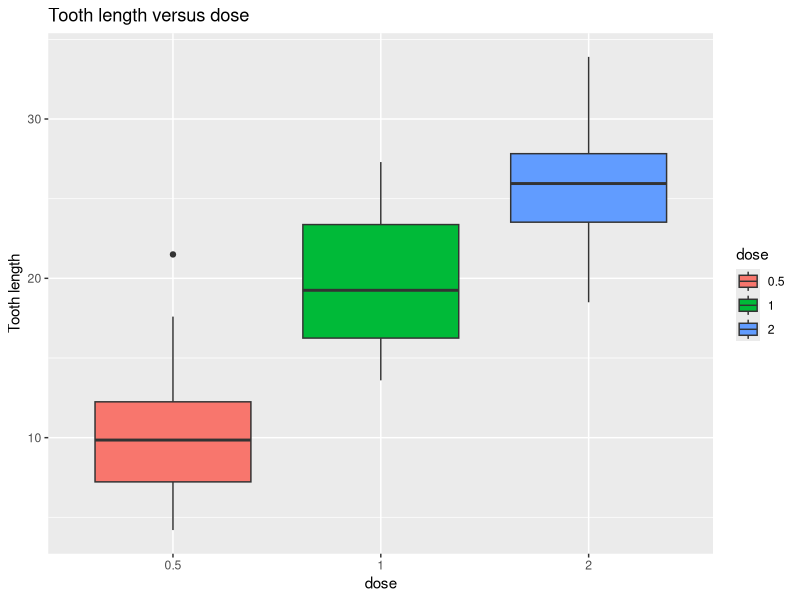
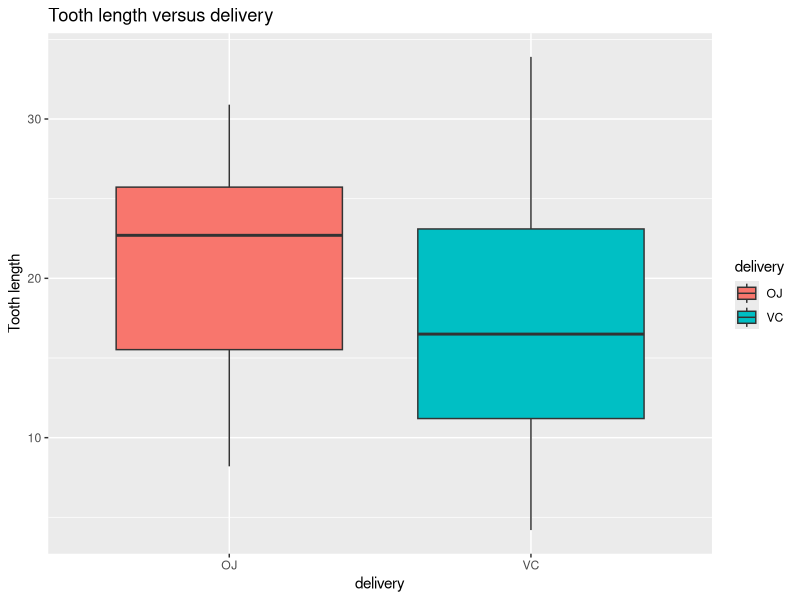
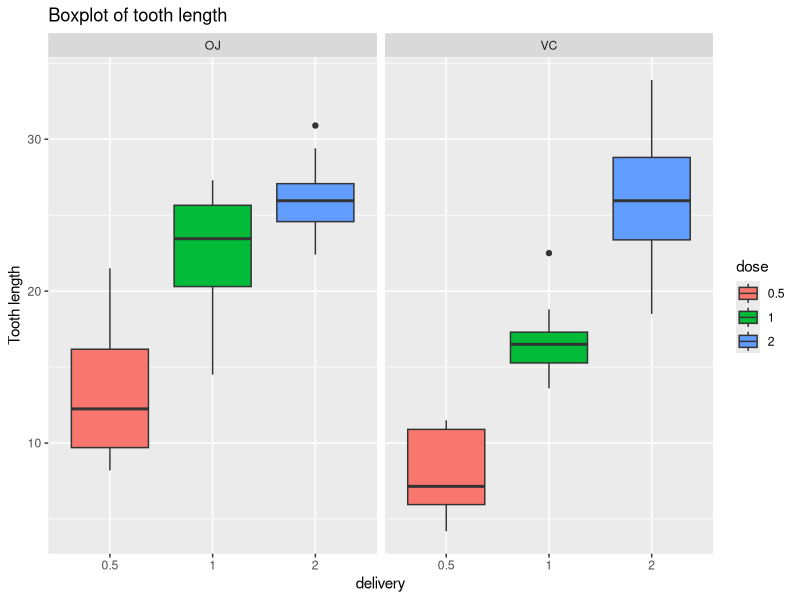

Write R code to recreate these figures, in order. (Note: this script raises an error after producing the figures.)
## ---- chunk 1
library(dplyr)
library(ggplot2)
df <- ToothGrowth
df <- df %>%
    mutate(dose = as.factor(dose)) %>%
	rename(delivery = supp)
str(df)
## ---- chunk 2
ggplot(data=df, aes(x=dose,y=len)) +
    geom_boxplot(aes(fill=dose)) +
    labs(x = "dose",
         y="Tooth length",
         title="Tooth length versus dose");
## ---- chunk 3
ggplot(data=df, aes(x=delivery,y=len)) +
    geom_boxplot(aes(fill=delivery)) +
    labs(x = "delivery",
         y="Tooth length",
         title="Tooth length versus delivery");
## ---- chunk 4
ggplot(data=df, aes(x=dose,y=len)) +
    geom_boxplot(aes(fill=dose)) +
    facet_wrap(~ delivery) +
    labs(x = "delivery",
         y="Tooth length",
         title="Boxplot of tooth length");
## ---- chunk 5
dose_test12 <- t.test(len ~ dose, data = df[df$dose %in% c(0.5,1),],
                      paired = FALSE, var.equal = FALSE)
## ---- chunk 6
dose_test23 <- t.test(len ~ dose, data = df[df$dose %in% c(1,2),],
                      paired = FALSE,var.equal = FALSE)
## ---- chunk 7
dose_test13 <- t.test(len ~ dose, data = df[df$dose %in% c(0.5,2),],
                      paired = FALSE, var.equal = FALSE)
## ---- chunk 8
delivery_test <- t.test(len ~ delivery, data = df, paired = F, var.equal = F)
